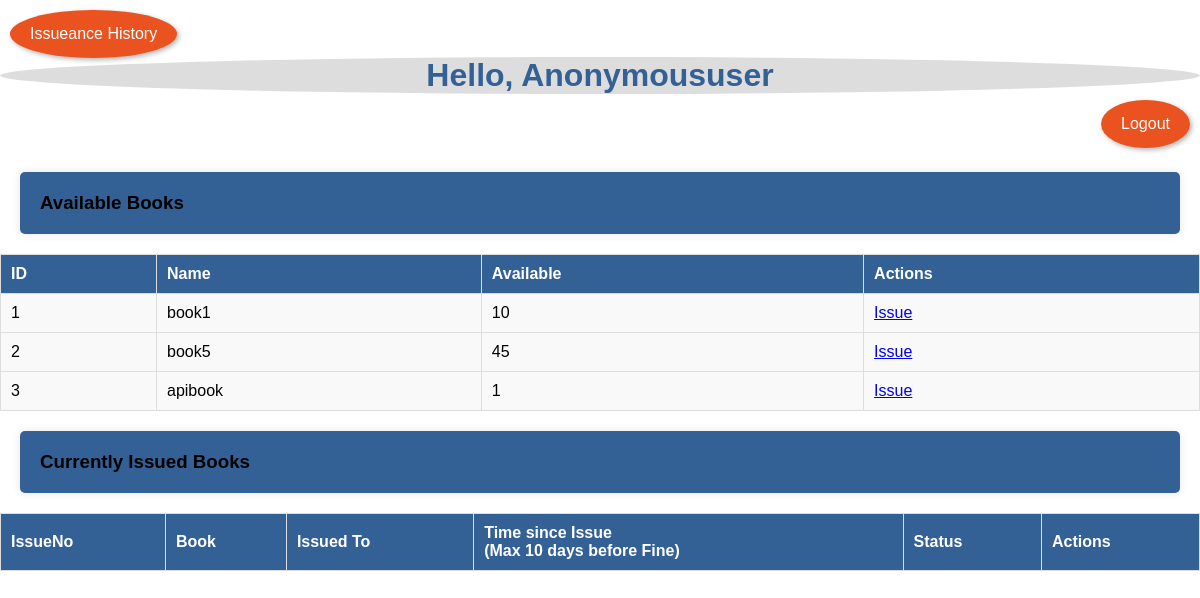
/dashboard/, run on the app's committed database.
### Home/models.py (models this page shows, shortened)
class Books(models.Model):
    Bid = models.AutoField(primary_key=True)
    book_name = models.CharField(max_length=200, null=False)
    quantity = models.PositiveIntegerField()
    author = models.TextField(default='anonymous', null=False)
    genre = models.TextField(null=True, default='unknown')
    fine = models.PositiveSmallIntegerField(null=False, default=50)
    available_quantity = models.PositiveIntegerField(default=0)

### Home/views.py (the view)
# urls.py: path('dashboard/', views.dashboard, name='dashboard'),
def dashboard(request: HttpRequest) -> HttpResponse:
    books = Books.objects.annotate(
        active_issues=Count('issued', filter=Q(issued__submit=False))
    )
    for book in books:
        book.available_quantity = book.quantity - book.active_issues
    issued_books = Issued.objects.select_related('book', 'user').all()
    return render(request, 'user/dashboard.html', {'books': books, 'issued_books': issued_books, 'available_books': books})

### templates/user/dashboard.html (shortened to what this page needs)
{% load static %}
<!DOCTYPE html>
<html>
<head>
    <link rel="stylesheet" href="{% static 'style.css' %}">
</head>
<body>
    <a class='floating-button2' href="{% url 'issued_books' %}">Issueance History</a>
    <br><br>
    <div>
<body>
  <div class="container">
    <h1 style="text-align: center; color: #336095; background-color: #ddd; border-radius: 50%;">Hello, {{ request.user|title }}</h1>
    <div class="logout">
        <br>
      <a class="floating-button3" href="{% url 'logout' %}">Logout</a>
    <br>
    </div>
    <h3>Available Books</h3>
    <table border>
        <thead>
            <tr>
                <th>ID</th>
                <th>Name</th>
                <th>Available</th>
                <th>Actions</th>
            </tr>
        </thead>
        <tbody>
          {% for book in available_books %}
              <tr>
                  <td>{{ book.Bid }}</td>
                  <td>{{ book.book_name }}</td>
                  <td>{{ book.available_quantity }}</td>
                  <td>
                      {% if issued_books.book.bid == book.bid and issued_books.submit == False %}
                          Please return the book before issuing again.
                      {% else %}
                          <a href="{% url 'issue_book' pk=book.pk %}">Issue</a>
                      {% endif %}
                  </td>
              </tr>
          {% endfor %}
      </tbody>
    </table>
  </div>
  <div>
  <h3>Currently Issued Books</h3>
    <table border="1">
        <thead>
            <tr>
                <th>IssueNo</th>
                <th>Book</th>
                <th>Issued To</th>
                <th>Time since Issue <br> (Max 10 days before Fine)</th>
                <th>Status</th>
                <th>Actions</th>
            </tr>
        </thead>
    </table>
  </div>
</body>
</html>

### static/style.css (style rules this page uses)
body { background-image: url("https://plus.unsplash.com/premium_photo-1677567996070-68fa4181775a?q=80&w=2072&auto=format&fit=crop&ixlib=rb-4.0.3&ixid=M3wxMjA3fDB8MHxwaG90by1wYWdlfHx8fGVufDB8fHx8fA%3D%3D"); background-size: cover; background-attachment: fixed; margin: 0; padding: 0; font-family: Arial, sans-serif; overflow: hidden; }
section,h3 { padding: 20px; background-color: #336095; margin: 20px; border-radius: 5px; box-shadow: 0 0 10px rgba(0, 0, 0, 0.1); position: relative; top: 50px; }
.floating-button2 { position: fixed; top: 10px; left: 10px; background-color:rgb(234, 82, 31); color: white; padding: 15px 20px; border-radius: 70%; text-decoration: none; box-shadow: 2px 2px 5px rgba(0, 0, 0, 0.3); z-index: 1000; }
table { width: 100%; border-collapse: collapse; margin-top: 20px; }
table, th, td { border: 1px solid #ddd; background-color: #f9f9f9; }
th, td { padding: 10px; text-align: left; background-color: #f9f9f9; }
th { background-color: #336095; color: white; }

### templates/user/dashboard.html (style rules this page uses)
body { overflow: auto; }
table { width: 100%; border-collapse: collapse; margin-top: 20px; }
table, th, td { border: 1px solid #ddd; background-color: #f9f9f9; }
th, td { padding: 10px; text-align: left; background-color: #f9f9f9; }
th { background-color: #336095; color: white; }
section, h3 { padding: 20px; background-color: #336095; margin: 20px; border-radius: 5px; box-shadow: 0 0 10px rgba(0, 0, 0, 0.1); position: relative; top: 50%; }
.floating-button2 { position: fixed; top: 10px; left: 10px; background-color: rgb(234, 82, 31); color: white; padding: 15px 20px; border-radius: 70%; text-decoration: none; box-shadow: 2px 2px 5px rgba(0, 0, 0, 0.3); z-index: 1000; }
.floating-button3 { position: fixed; top: 100px; right: 10px; background-color: rgb(234, 82, 31); color: white; padding: 15px 20px; border-radius: 70%; text-decoration: none; box-shadow: 2px 2px 5px rgba(0, 0, 0, 0.3); z-index: 1000; }

### data on the page
Books: Bid "1", book_name "book1", available_quantity "10"
Books: Bid "2", book_name "book5", available_quantity "45"
Books: Bid "3", book_name "apibook", available_quantity "1"

### other printed values
{{ request.user|title }} "Anonymoususer"
